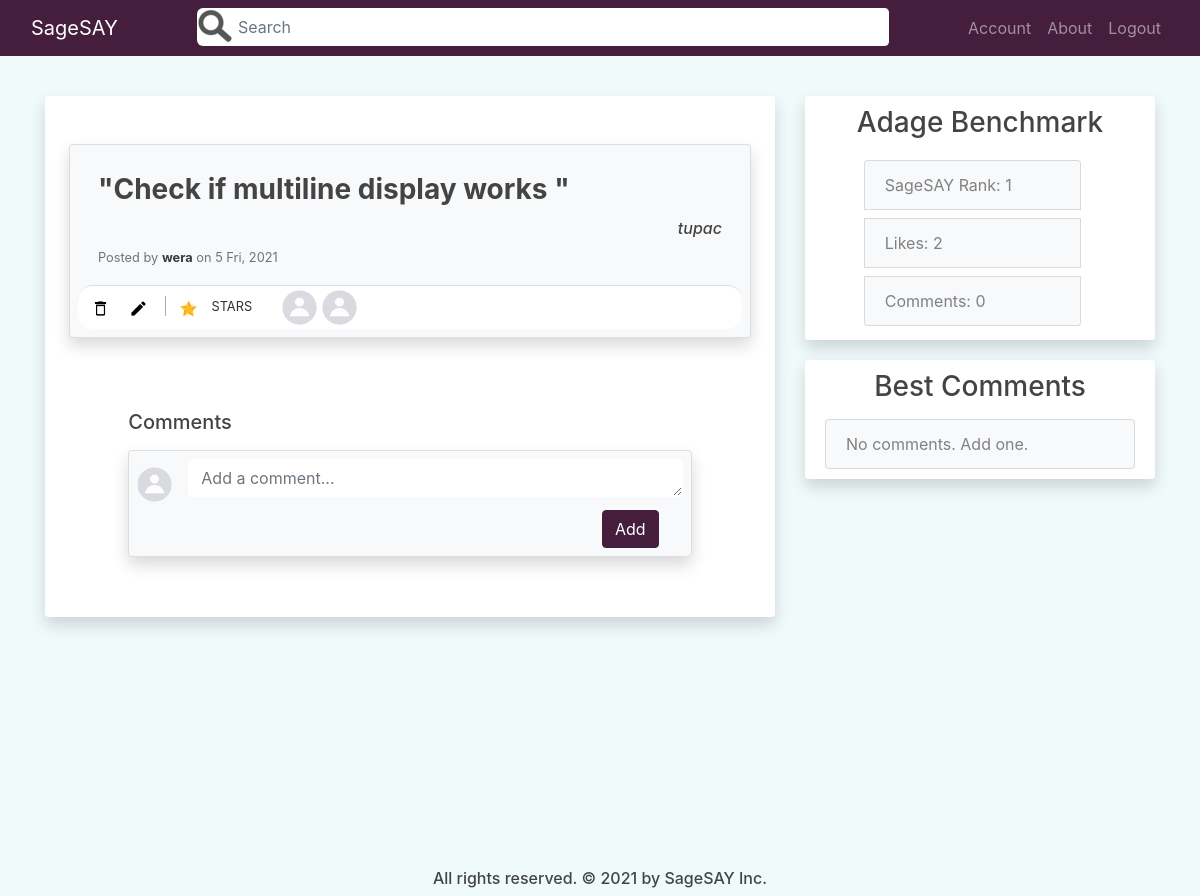
Before: /post/8 (signed in) with the older database file.
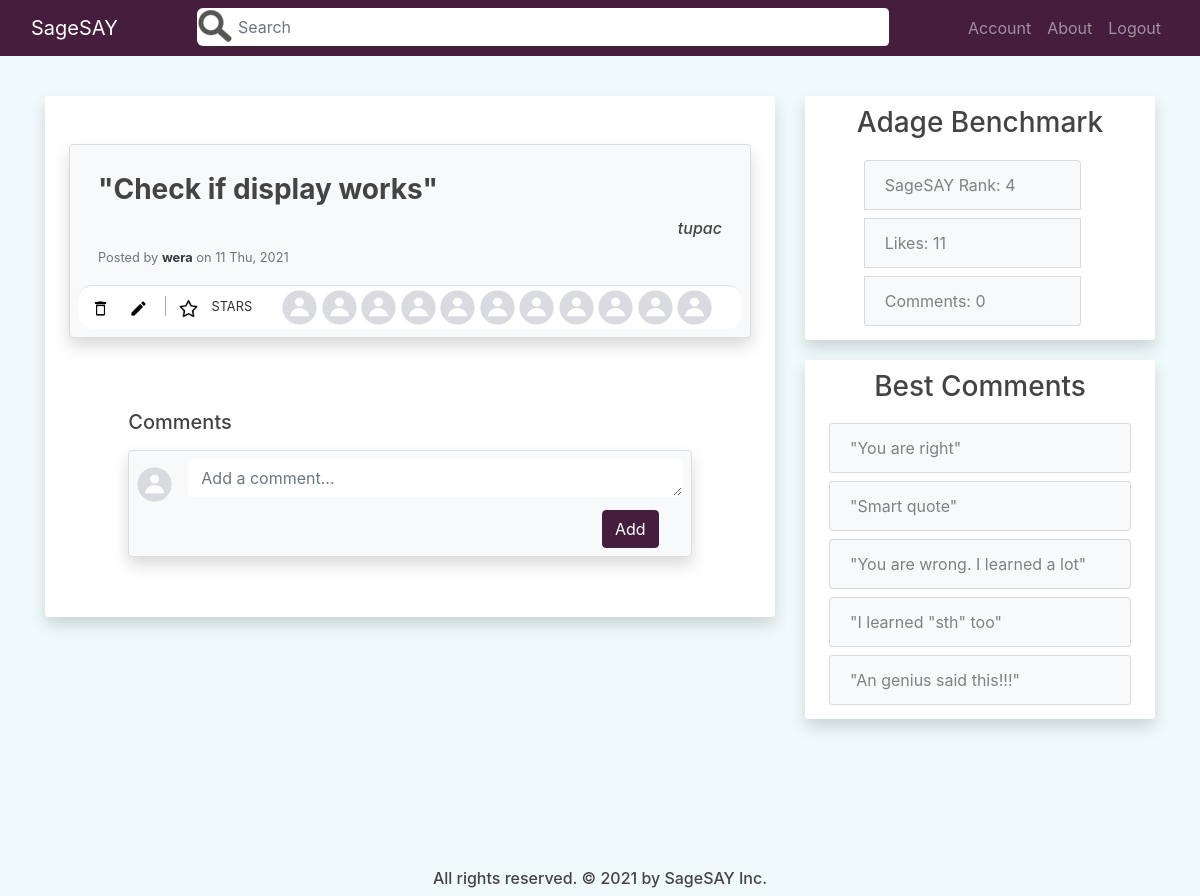
After: the same page with the newer database file.
### quotes_app/models.py (models this page shows, shortened)
class Post(db.Model):
    id = db.Column(db.Integer, primary_key=True)
    author = db.Column(db.String(100), nullable=False, default='Anonymous')
    content = db.Column(db.Text, nullable=False)
    date_posted = db.Column(db.DateTime, nullable=False, default=dt.utcnow)
    user_id = db.Column(db.Integer, db.ForeignKey('user.id'), nullable=False)
    comments = db.relationship('Comment', backref='comment_post', lazy=True)
    likes = db.relationship('Like', backref='like_post', lazy=True)

class User(db.Model, UserMixin):
    id = db.Column(db.Integer, primary_key=True)
    username = db.Column(db.String(20), unique=True, nullable=False)
    email = db.Column(db.String(120), unique=True, nullable=False)
    image_file = db.Column(db.String(20), nullable=False, default='default.jpg')
    password = db.Column(db.String(60), nullable=False)
    posts = db.relationship('Post', backref='posted_by', lazy=True)
    comments = db.relationship('Comment', backref='comment_author', lazy=True)
    likes = db.relationship('Like', backref='like_author', lazy=True)
    more_info = db.relationship('MoreInfoUser', backref='info_author', lazy=True)
    like_comments = db.relationship('LikeComment', backref='like_comment_author', lazy=True)

class Comment(db.Model):
    id = db.Column(db.Integer, primary_key=True)
    content = db.Column(db.Text, nullable=False)
    date_comment = db.Column(db.DateTime, nullable=False, default=dt.utcnow)
    user_id = db.Column(db.Integer, db.ForeignKey('user.id'), nullable=False)
    post_id = db.Column(db.Integer, db.ForeignKey('post.id'), nullable=False)
    likes = db.relationship('LikeComment', backref='comment', lazy=True)

### quotes_app/posts/routes.py (the view, shortened to what this page needs)
@posts.route("/post/<int:post_id>", methods=['GET', 'POST'])
@login_required
def post(post_id):
    schform = SearchForm()
    if schform.schsubmit.data and schform.validate_on_submit():
        if schform.query.data != '':
            return redirect(url_for('main.home', sch=schform.query.data))
        else:
            return redirect(url_for('posts.post', post_id=post_id))
    post = Post.query.get_or_404(post_id)
    form = CommentForm()
    page = request.args.get('page', 1, type=int)
    comment_id = request.args.get('starc', type=int)
    post_id = request.args.get('starp', type=int)
    if post_id or comment_id:
        if post_id:
            update_like_table(current_user, post_id)
        elif comment_id:
            update_like_comment_table(current_user, comment_id)
        return redirect(url_for('posts.post', post_id=post.id, page=page))
    comments = Comment.query.filter_by(comment_post=post).order_by(Comment.date_comment.desc())\
        .paginate(page=page, per_page=PER_PAGE)
    post_data = prepare_post_display(post, 11)
    comments_data = prepare_comments_display(comments, 9)
    best_comments = get_best_comments_post(post, BEST_TREND)
    stats = get_stats_post(post)
    return render_template('posts/post.html', title='Adage Page', post_data=post_data, form=form,
        schform=schform, comments=comments, comments_data=comments_data, stats=stats,
        best_comments=best_comments)

### quotes_app/templates/posts/post.html (shortened to what this page needs)
{% extends "main/layout.html" %}
{% block content %}
<div class="col-md-8 pb-4">
    <div class="mx-auto">
        <div class="container pt-5 px-4 bg-white shadow rounded overflow-hidden">
            <div class="card p-2 mb-4 rounded shadow bg-light">
                <div class="card-body">
                    <div class="row">
                        <div class="col-12 link-post-content">
                            <h3 class="card-title "><b>"{{ post_data[-2].content | safe }}"</b></h3>
                        </div>
                        <div class="col-12 d-flex justify-content-end text-center">
                            <h6><i>{{ post_data[-2].author }}</i></h6>
                        </div>
                        <div class="col">
                            <h6 class="card-subtitle mt-1 text-muted">
                                <p class="card-text text-muted small"> Posted by <a href="{{ url_for('users.user_profile', username=post_data[-2].posted_by.username) }}" class="font-weight-bold text-dark"> {{ post_data[-2].posted_by.username }}</a> on {{ post_data[-2].date_posted.strftime('%-d %a, %Y') }}</p>
                            </h6>
                        </div>
                    </div>
                </div>
                <div class="card-footer bg-white p-1">
                    <div class="row">
                        <div class="col-md-auto">
                            {% if post_data[-2].posted_by == current_user %}
                                <a data-toggle="modal" data-target="#deletePost" class="btn btn-outlined btn-black text-muted bg-transparent p-1 ml-1 mr-0" data-wow-delay="0.7s">
                                    <img src="{{ url_for('static', filename='icons_photos/delete.png') }}" width="19" height="19">
                                </a>
                                <a href="{{ url_for('posts.update_post', post_id=post_data[-2].id) }}" class="btn btn-outlined btn-black text-muted bg-transparent p-1 ml-1 mr-2" data-wow-delay="0.7s">
                                    <img src="{{ url_for('static', filename='icons_photos/edit.png') }}" width="19" height="19">
                                </a>
                            {% endif %}
                                <a href="{{ url_for('posts.post', post_id=post_data[-2].id, page=comments.page, starp=post_data[-2].id) }}" class="btn btn-outlined btn-black text-muted bg-transparent p-1 ml-2 mr-1" data-wow-delay="0.7s">
                            {% if post_data[-1] == True %}
                                <img src="{{ url_for('static', filename='icons_photos/christmas-star.png') }}" width="19" height="19">
                            {% else %}
                                <img src="{{ url_for('static', filename='icons_photos/star.png') }}" width="19" height="19">
                            {% endif %}
                            </a>
                            <small>STARS</small>
                        </div>
                        <div class="col-md-auto">
                            <ul class="list-inline mb-0">
                                {% for user in post_data[:-2] %}
                                    <li class="list-inline-item">
                                        <a href="{{ url_for('users.user_profile', username=user.username) }}" >
                                            <img src="{{ url_for('static', filename='profile_pics/' + user.image_file) }}" alt="DP" class="rounded-circle" width="35" height="35">
                                        </a>
                                    </li>
                                {% endfor %}
                            </ul>
                        </div>
                    </div>
                </div>
            </div>
            <div class="container px-0 pt-5">
                <div class="row justify-content-center">
                    <div class="col-lg-10">
                        <div class="d-flex align-items-center justify-content-between mb-3">
                            <h5 class="mb-0">Comments</h5>
                        </div>
                        <form method="POST" action="">
                            <fieldset class="form-group">
                                <div class="card p-2 rounded shadow bg-light">
                                    <div class="media">
                                        <a href="{{ url_for('users.user_profile', username=current_user.username) }}">
                                            <img class="mt-2 mr-3 rounded-circle" src="{{ url_for('static', filename='profile_pics/' + current_user.image_file) }}" alt="DP" width="35" height="35">
                                        </a>
                                        <div class="media-body">
                                            {% if form.content.errors %}
                                                {{ form.content(rows="1", class="form-control form-control-lg is-invalid") }}
                                                <div class="invalid-feedback">
                                                    {% for error in form.content.errors %}
                                                        <span>{{ error }}</span>
                                                    {% endfor %}
                                                </div>
                                            {% else %}
                                                {{ form.content(rows="1", class="form-control form-lg", placeholder='Add a comment...') }}
                                            {% endif %}
                                        </div>
                                    </div>
                                    <div class="d-flex form-group mb-0 mt-2 mr-4 justify-content-end">
                                        {{ form.submit(class="btn btn-violet") }}
                                    </div>
                                </div>
                            </fieldset>
                        </form>
                    </div>
                </div>
            </div>
            <div class="container pt-4 px-0">
            </div>
        </div>
    </div>
</div>
<div class="col-md-4">
    <div class="content-section shadow">
        <div class="mb-3 text-center">
            <h3>Adage Benchmark</h3>
        </div>
        <div class="d-flex justify-content-center">
            <ul class="list-group col-9">
                <li class="my-1 list-group-item list-group-item-light">SageSAY Rank: {{ stats[0] }}</li>
                <li class="my-1 list-group-item list-group-item-light">Likes: {{ stats[1] }}</li>
                <li class="my-1 list-group-item list-group-item-light">Comments: {{ stats[2] }}</li>
            </ul>
        </div>
    </div>
    <div class="content-section shadow">
        <div class="mb-3 text-center">
            <h3>Best Comments</h3>
        </div>
        <ul class="list-group">
            {% if not best_comments %}
            <a href="{{ url_for('posts.post', post_id=post_data[-2].id) }}"><li class="list-group-item list-group-item-light">No comments. Add one.</li></a>
            {% else %}
                {% for comment in best_comments %}
                    <a href="{{ url_for('posts.post', post_id=post_data[-2].id) }}" class="p-1"><li class="list-group-item list-group-item-light">"{{ comment.content | safe }}"</li></a>
                {% endfor %}
            {% endif %}
        </ul>
    </div>
</div>
{% endblock content %}

### quotes_app/templates/main/layout.html (shortened to what this page needs)
<!doctype html>
<html lang="en">
    <head>
        <link rel="stylesheet" href="https://stackpath.bootstrapcdn.com/bootstrap/4.3.1/css/bootstrap.min.css">
        <link rel="stylesheet" type="text/css" href="{{ url_for('static', filename='css/main.css') }}">
    </head>
    <body>
        <div class="content">
            <div class="navbar navbar-expand-md navbar-dark bg-violet fixed-top">
                <div class="container-fluid">
                    <div class="justify-content-between navbar-helper justify-content-center">
                        <div>
                            <a class="navbar-brand" href="{{ url_for('main.home') }}">SageSAY</a>
                        </div>
                        <div class="nav-form w-100 pr-2">
                            <form method="POST" action="">
                                <div class="input-group">
                                        <div class="search-field">
                                        </div>
                                        {{ schform.query(class="form-control pl-1 pr-0", placeholder=schform.query.label.text) }}
                                </div>
                            </form>
                        </div>
                    </div>
                    <div class="collapse navbar-collapse" id="navbarNav">
                        <div class="navbar-nav">
                            {% if current_user.is_authenticated %}
                                <a class="nav-item nav-link" href="{{ url_for('users.user_profile', username=current_user.username) }}">Account</a>
                                <a class="nav-item nav-link" href="{{ url_for('main.about') }}">About</a>
                                <a class="nav-item nav-link" href="{{ url_for('users.logout') }}">Logout</a>
                            {% else %}
                                <a class="nav-item nav-link" href="{{ url_for('main.about') }}">About</a>
                                <a class="nav-item nav-link" href="{{ url_for('users.login') }}">Login</a>
                                <a class="nav-item nav-link" href="{{ url_for('users.register') }}">Register</a>
                            {% endif %}
                        </div>
                    </div>
                </div>
            </div>
            <div role="main" class="container mt-80 align-items-stretch">
                <div class="row justify-content-center">
                    {% block content %}{% endblock content %}
                </div>
            </div>
        </div>
        <footer class="footer"><h6 class="mx-auto">All rights reserved. &#169; 2021 by SageSAY Inc.</h6></footer>
    </body>
</html>

Changed rows visible on the page:
changed Post "tupac": content "Check if multiline display works" → "Check if display works"; date_posted "5 Fri, 2021" → "11 Thu, 2021"
added User: image_file (placeholder picture)
added User: image_file (placeholder picture)
added User: image_file (placeholder picture)
added User: image_file (placeholder picture)
added User: image_file (placeholder picture)
added User: image_file (placeholder picture)
added User: image_file (placeholder picture)
added User: image_file (placeholder picture)
added User: image_file (placeholder picture)
added User: image_file (placeholder picture)
added Comment: content "You are right"
added Comment: content "Smart quote"
added Comment: content "You are wrong. I learned a lot"
added Comment: content "I learned \"sth\" too"
added Comment: content "An genius said this!!!"
Other visible differences:
{{ stats[0] }}: "1" → "4"
{{ stats[1] }}: "2" → "11"
text no longer shown: "No comments. Add one."
